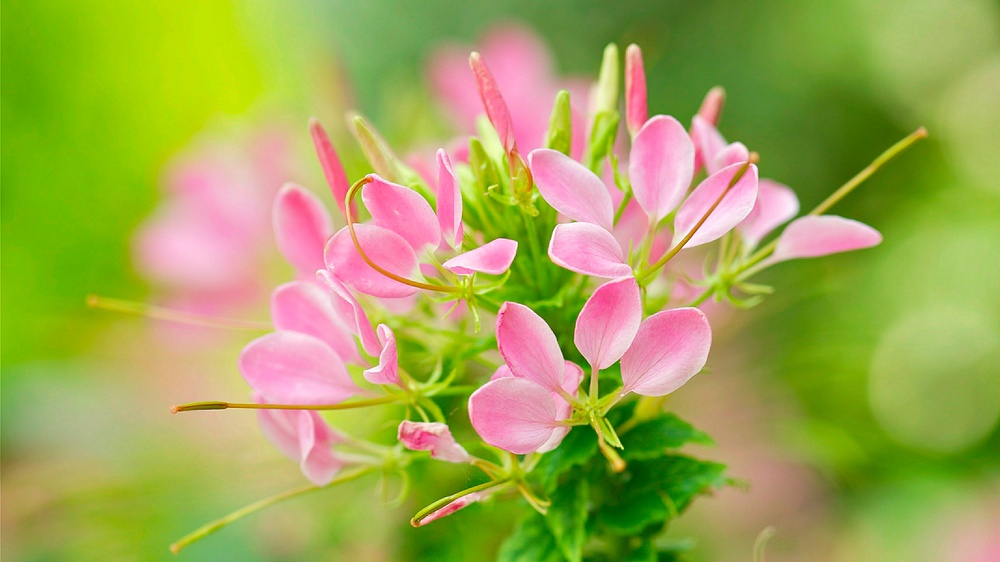
#> input picture Assignment/1810576130_Assignment7/flower.jpeg, 1000 x 562 px, shrunk from 1920 x 1080 before the run, found by its file name
$ python contrast_check.py
#> lines starting #> are read from the running program, lines starting #| are printed output that depends on the picture
import numpy as np
import cv2
import matplotlib.pyplot as plt
import os

img_path = '/home/kawsar/Desktop/Class_Resource/4th year 1st semester/4181- Digital Image Processing/ImageProcessingLab/Assignment/1810576130_Assignment7/flower.jpeg'
#print(img_path)
x, y, pos = 4, 2, 1

plt_list = []
rgb = plt.imread(img_path)
#> rgb is the input picture: shape (562, 1000, 3); mean R, G, B 161.9, 167.8, 83.9
grayscale = cv2.cvtColor(rgb,cv2.COLOR_RGB2GRAY)
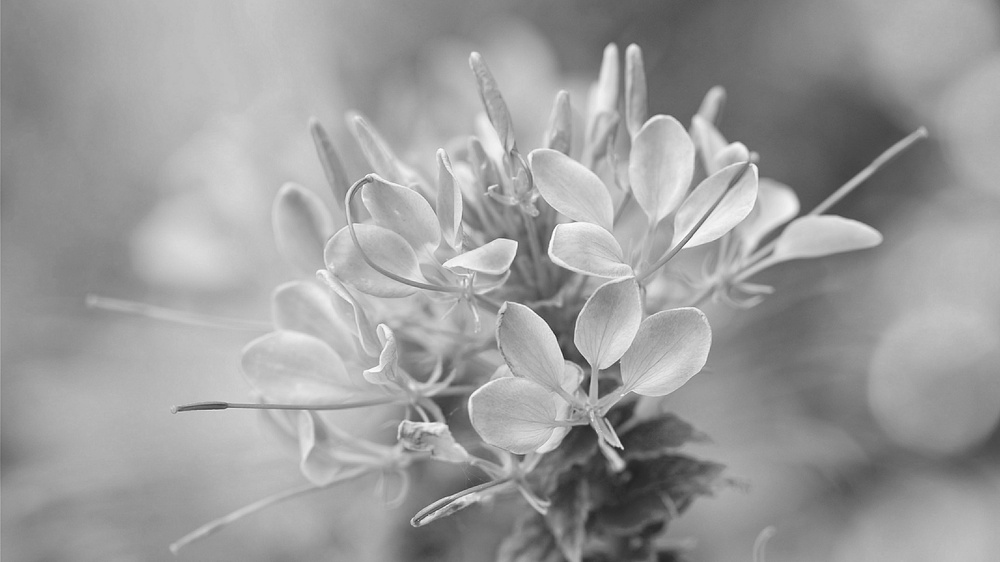
#> grayscale: shape (562, 1000); min 35, max 254, mean 156.4
temp = (grayscale-50)%200
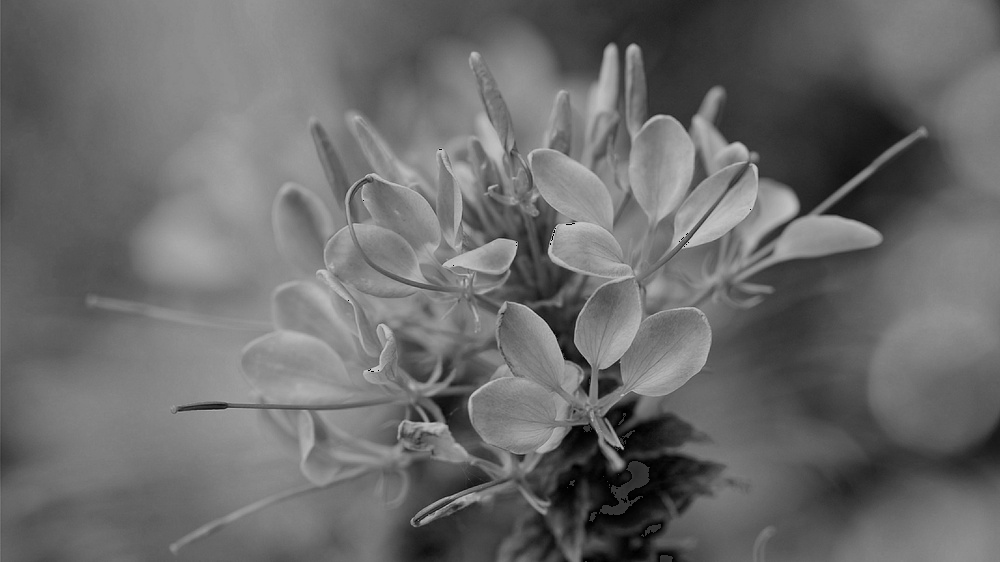
#> temp: shape (562, 1000); min 0, max 199, mean 106.6

left = temp
right = temp + 50
middle = (temp %150)+50
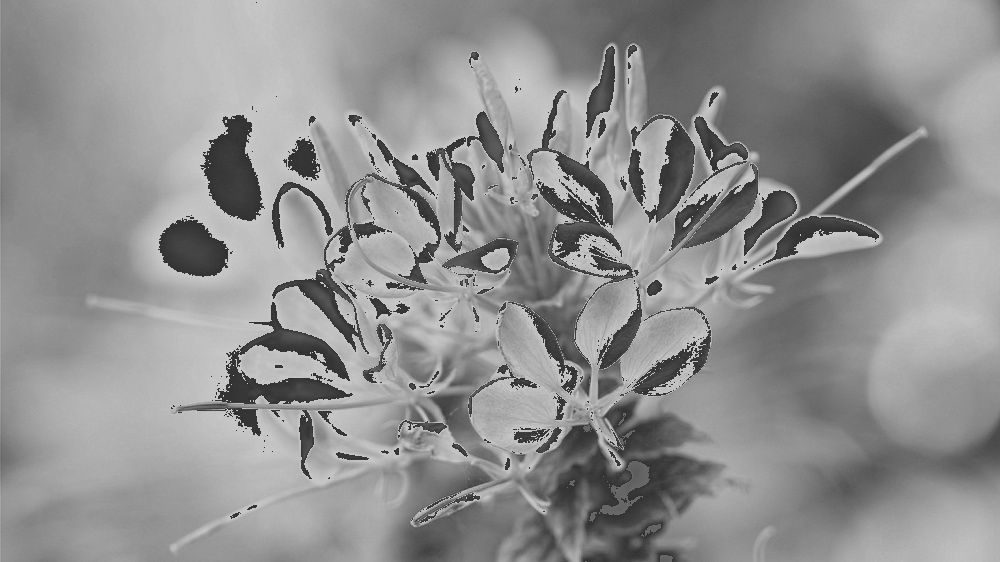
#> middle: shape (562, 1000); min 50, max 199, mean 143.7

plt_list.append([grayscale, 'Main Image '])
plt_list.append([left,'Left '])
plt_list.append([right, 'Right '])
plt_list.append([middle,'Middle '])

for item in plt_list:
    plt.subplot(x,y,pos)
    plt.title(item[1])
    plt.imshow(item[0],cmap='gray')

    plt.subplot(x,y,pos+1)
    plt.title(item[1]+'Histogram')
    histr = cv2.calcHist([item[0]],[0],None,[256],[0,256])
    plt.plot(histr,color = 'blue')
    plt.xlim([0,256])

    pos += 2
#> this loop made 4 passes
#> pos on passes 1 to 4: 3, 5, 7, 9
#> after the loop, pos = 9

plt.show()
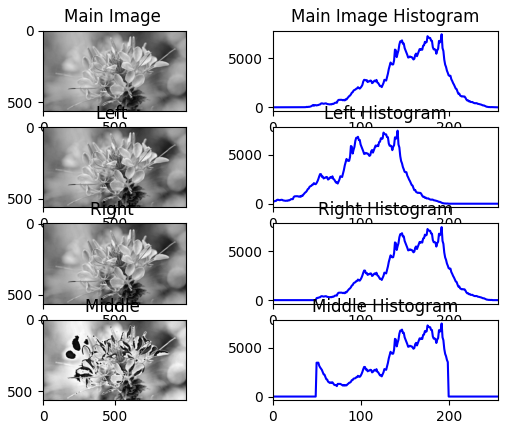
#> figure drawn by matplotlib, 8 panels; panel 2: curve peaks at x = 192, y = 7475; panel 4: curve peaks at x = 142, y = 7475; panel 6: curve peaks at x = 192, y = 7475; panel 8: curve peaks at x = 192, y = 7475

$ run again, with Assignment/1810576130_Assignment7/scenery.jpeg copied over Assignment/1810576130_Assignment7/flower.jpeg
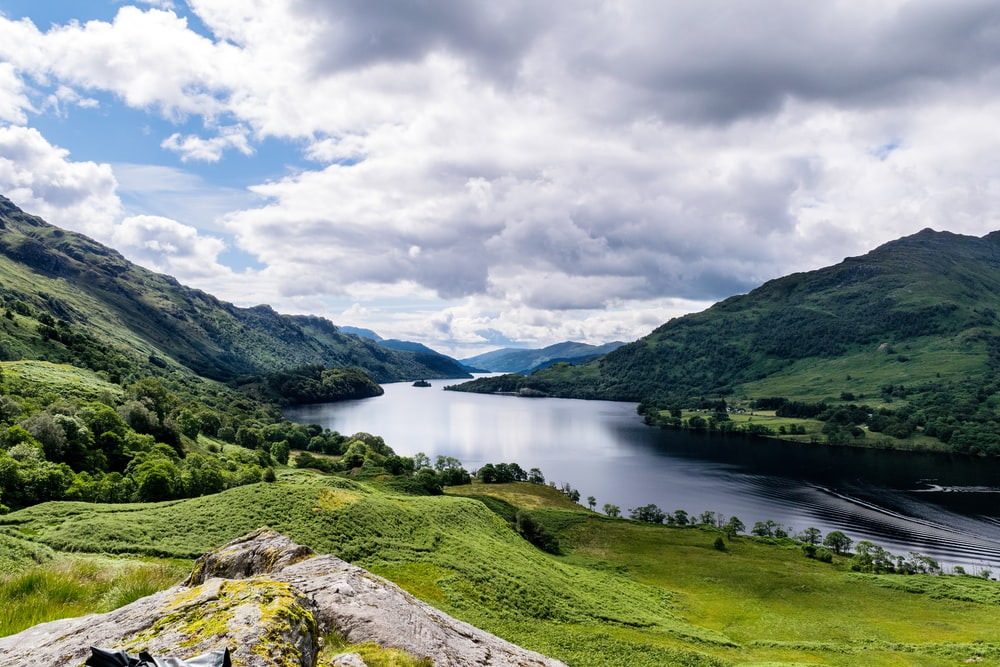
#> input picture Assignment/1810576130_Assignment7/scenery.jpeg, 1000 x 667 px, found by its file name
#> rgb is the input picture: shape (667, 1000, 3); mean R, G, B 137.9, 147, 137.6
#> `temp = (grayscale-50)%200`:
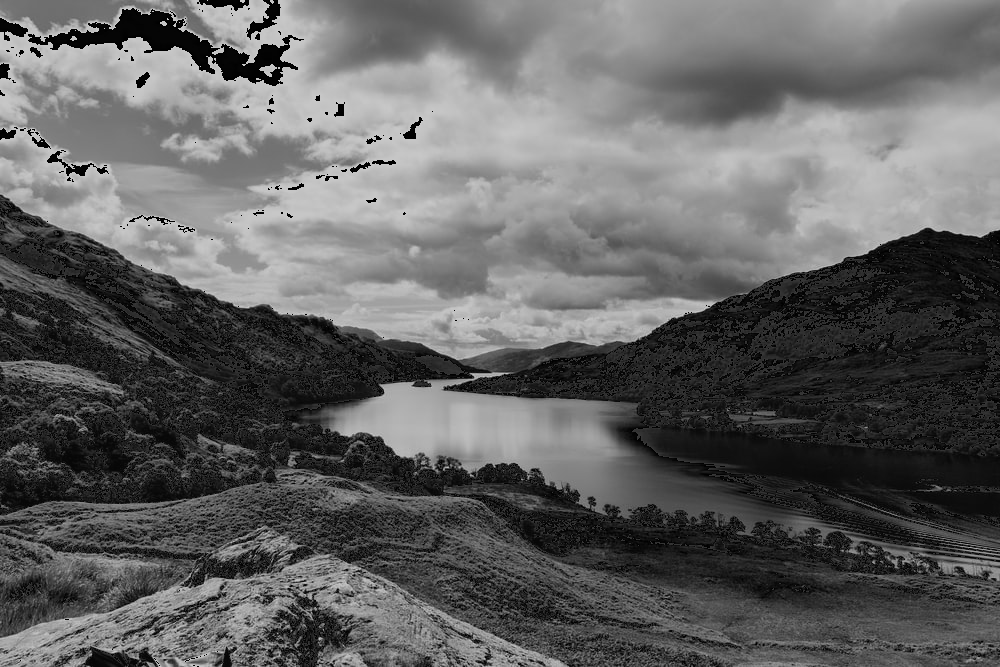
#> temp: shape (667, 1000); min 0, max 199, mean 98.2
#> `middle = (temp %150)+50`:
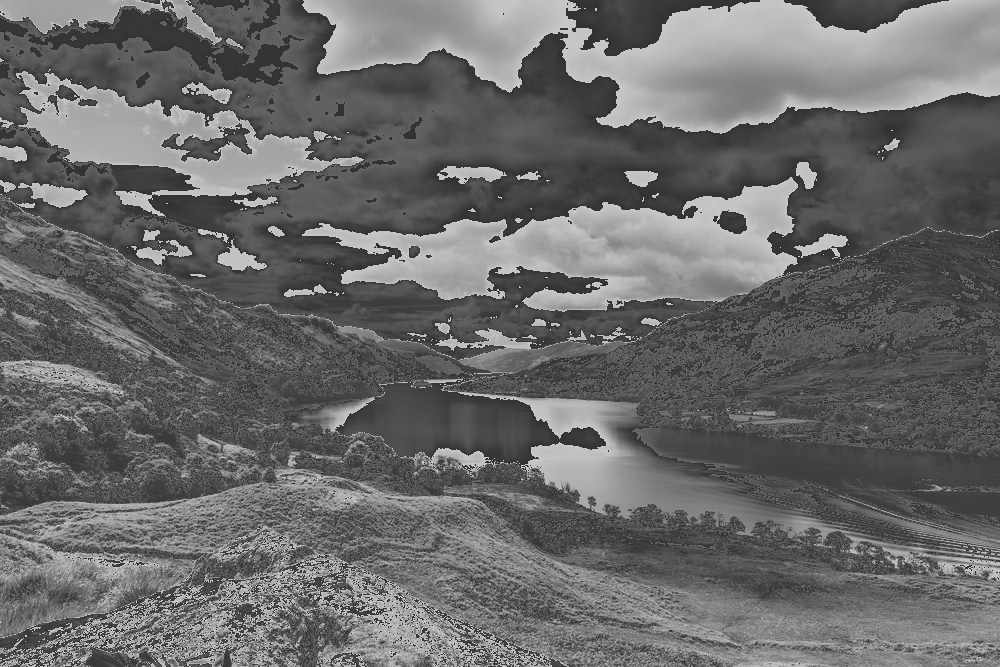
#> middle: shape (667, 1000); min 50, max 199, mean 105.8
#> the loop `for item in plt_list:` made 4 passes
#> pos on passes 1 to 4: 3, 5, 7, 9
#> after the loop `for item in plt_list:`: pos = 9
